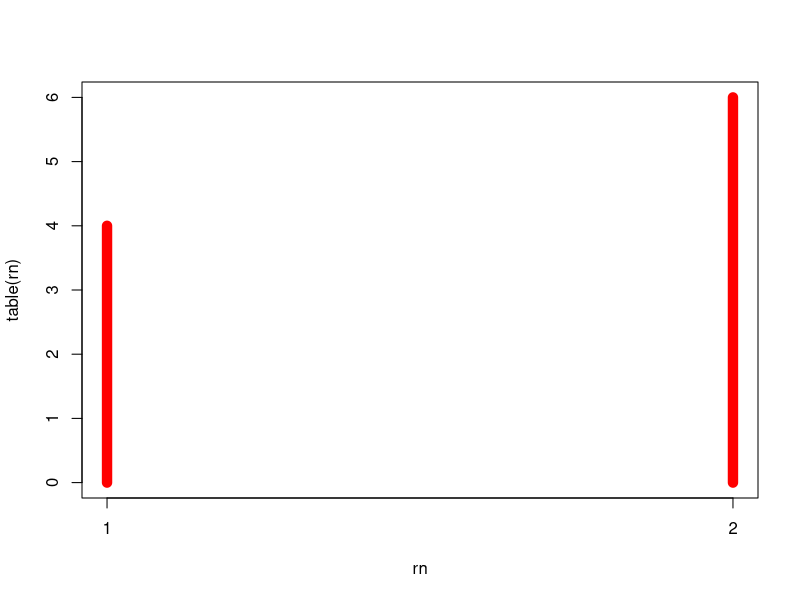
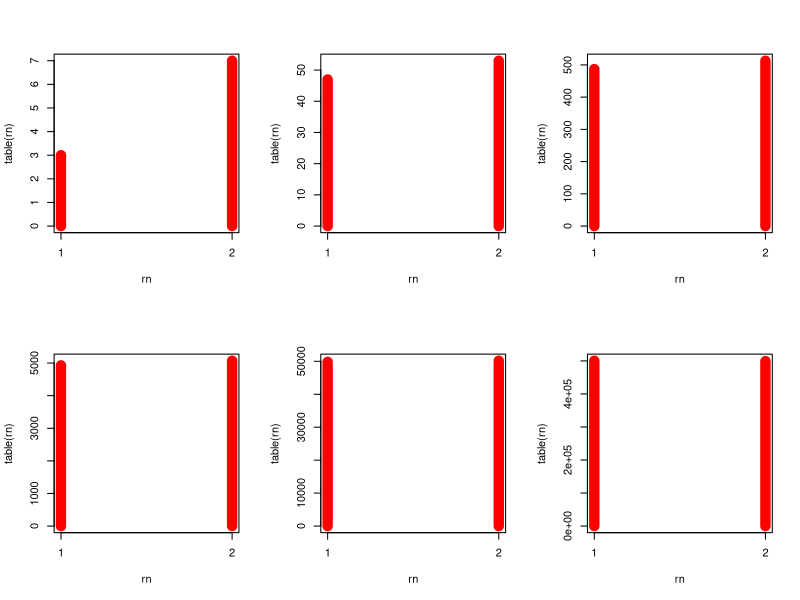
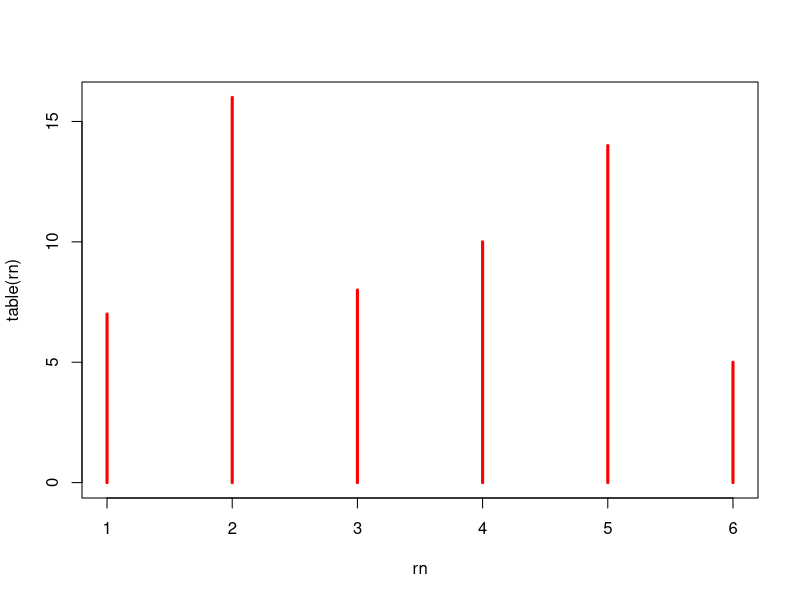
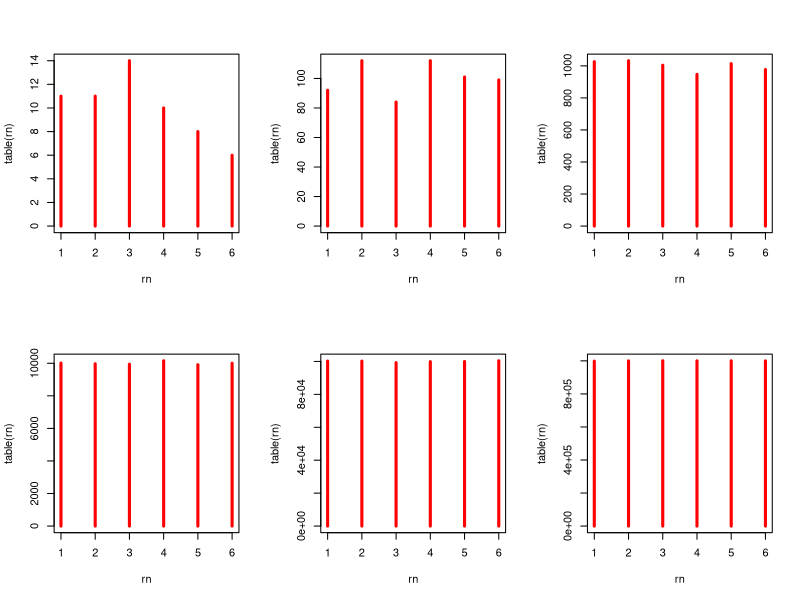
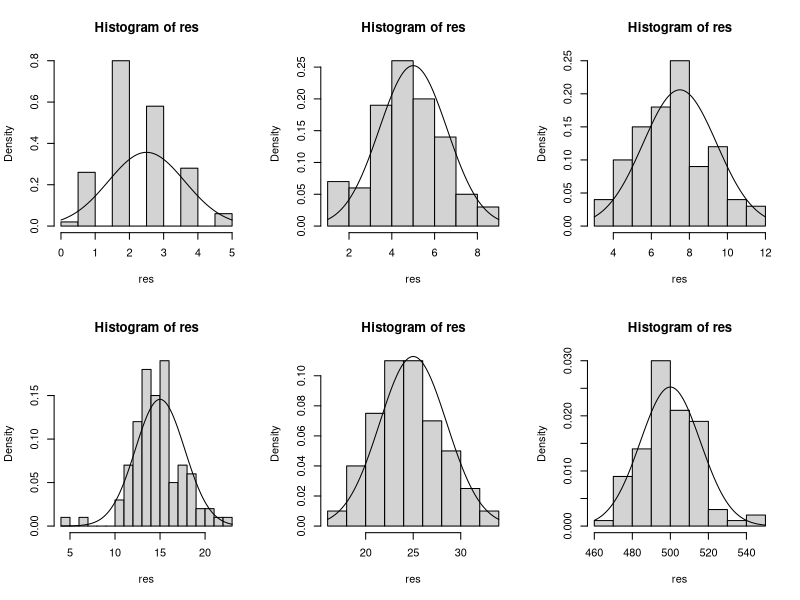
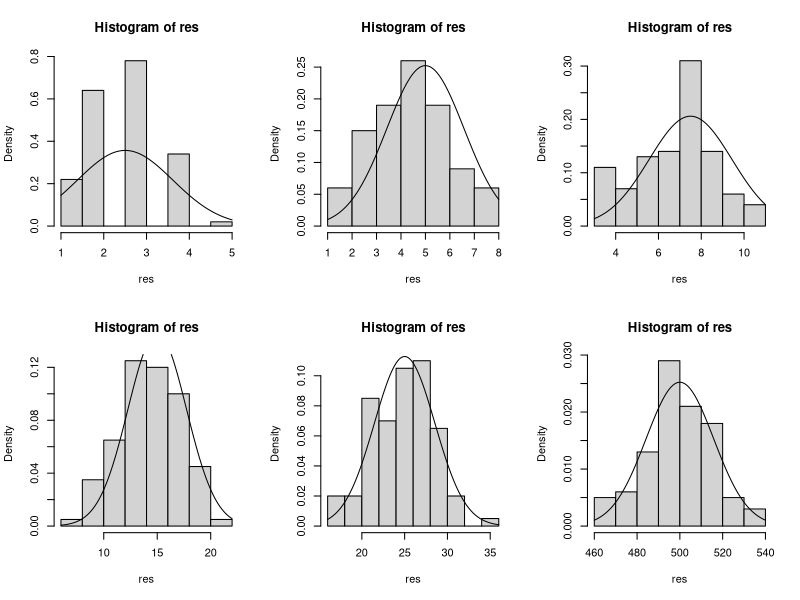
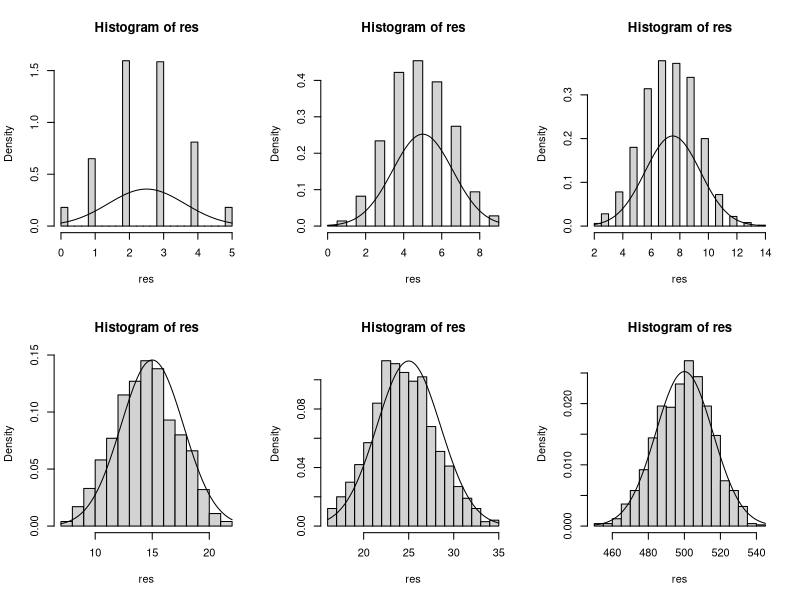
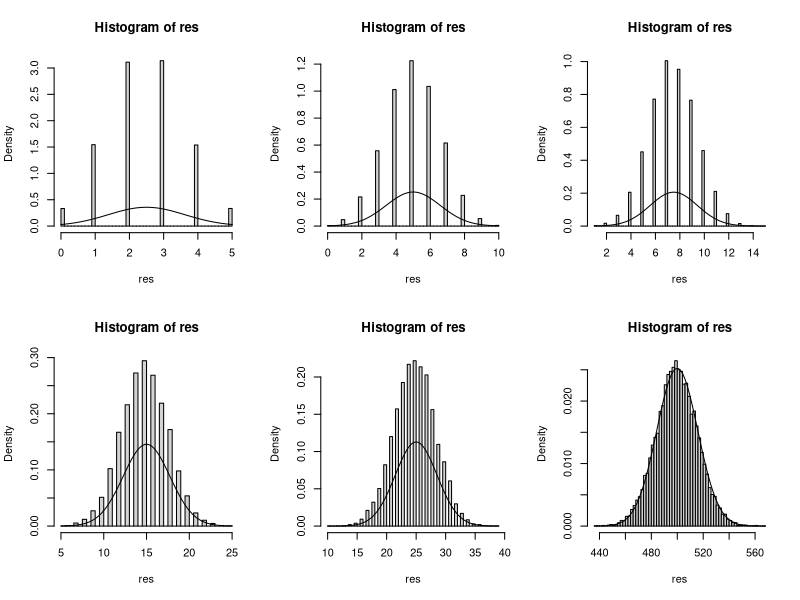

R code for these plots, in order:
# 모의실험
# 동전 던지기
n = 10
rn = rep(0, n); zrn = rep(0, n)
x = runif(n, min = 0, max = 1)

for (i in 1:n) {
if (x[i] < 1 / 2) rn[i] = 1
else rn[i] = 2
}

zrn = rn < 2
sum(zrn)
p = sum(zrn) / n; p

plot(table(rn), type = 'h', col = 'red', lwd = 10)


# 실습1
par(mfrow = c(2, 3))

for (j in 10^(1:6)) {
n = j
rn = rep(0, n); zrn = rep(0, n)
x = runif(n, min = 0, max = 1)

for (i in 1:n) {
if (x[i] < 1 / 2) rn[i] = 1
else rn[i] = 2
}

zrn = rn < 2; cat('sum =', sum(zrn), '\n')
p = sum(zrn) / n; cat('p =', p, '\n\n')

plot(table(rn), type = 'h', col = 'red', lwd = 10)
}

par(mfrow = c(1, 1))


# 주사위 던지기
n = 60
rn = rep(0, n); zrn = rep(0, n)
x = runif(n, min = 0, max = 1)

for (i in 1:n) {
if (x[i] < 1 / 6) rn[i] = 1
else if (x[i] < 2 / 6) rn[i] = 2
else if (x[i] < 3 / 6) rn[i] = 3
else if (x[i] < 4 / 6) rn[i] = 4
else if (x[i] < 5 / 6) rn[i] = 5
else rn[i] = 6
}

zrn = rn < 2; sum(zrn)
p = sum(zrn) / n; p

plot(table(rn), type = 'h', col = 'red', lwd = 3)


# 실습2
par(mfrow = c(2, 3))

for (j in 6 * 10^(1:6)) {
n = j
rn = rep(0, n); zrn = rep(0, n)
x = runif(n, min = 0, max = 1)

for (i in 1:n) {
if (x[i] < 1 / 6) rn[i] = 1
else if (x[i] < 2 / 6) rn[i] = 2
else if (x[i] < 3 / 6) rn[i] = 3
else if (x[i] < 4 / 6) rn[i] = 4
else if (x[i] < 5 / 6) rn[i] = 5
else rn[i] = 6
}

zrn = rn < 2; cat('sum =', sum(zrn), '\n')
p = sum(zrn) / n; cat('p =', p, '\n\n')

plot(table(rn), type = 'h', col = 'red', lwd = 3)
}


# 이항분포의 정규근사
n = 100; p = .5
bn = c(5, 10, 15, 30, 50, 1000)

par(mfrow = c(2, 3))

for (i in 1:6) {
res = rbinom(n, bn[i], p)
hist(res, breaks = 'fd', prob = T)
curve(dnorm(x, bn[i] * p, sqrt(bn[i] * p * (1 - p))), add = T)
}


# 실습4
n = 100; p = .5
par(mfrow = c(2, 3))
bn = c(5, 10, 15, 30, 50, 1000)

for (i in 1:6) {
res = rbinom(n, bn[i], p)
hist(res, breaks = 'fd', prob = T)
curve(dnorm(x, bn[i] * p, sqrt(bn[i] * p * (1 - p))), add = T)
}

n = 1000; p = .5
par(mfrow = c(2, 3))
bn = c(5, 10, 15, 30, 50, 1000)

for (i in 1:6) {
res = rbinom(n, bn[i], p)
hist(res, breaks = 'fd', prob = T)
curve(dnorm(x, bn[i] * p, sqrt(bn[i] * p * (1 - p))), add = T)
}

n = 10000; p = .5
par(mfrow = c(2, 3))
bn = c(5, 10, 15, 30, 50, 1000)

for (i in 1:6) {
res = rbinom(n, bn[i], p)
hist(res, breaks = 'fd', prob = T)
curve(dnorm(x, bn[i] * p, sqrt(bn[i] * p * (1 - p))), add = T)
}

n = 100000; p = .5
par(mfrow = c(2, 3))
bn = c(5, 10, 15, 30, 50, 1000)

for (i in 1:6) {
res = rbinom(n, bn[i], p)
hist(res, breaks = 'fd', prob = T)
curve(dnorm(x, bn[i] * p, sqrt(bn[i] * p * (1 - p))), add = T)
}

n = 1000000; p = .5
par(mfrow = c(2, 3))
bn = c(5, 10, 15, 30, 50, 1000)

for (i in 1:6) {
res = rbinom(n, bn[i], p)
hist(res, breaks = 'fd', prob = T)
curve(dnorm(x, bn[i] * p, sqrt(bn[i] * p * (1 - p))), add = T)
}


# 포아송분포의 정규근사
n = 100
lam = c(.5, 1, 10, 100, 1000, 5000)

for (i in 1:6) {
res = rpois(n, lam[i])
hist(res, prob = T)
curve(dnorm(x, lam[i], sqrt(lam[i])), add = T)
}


# 실습4
n = 100
lam = c(.5, 1, 10, 100, 1000, 5000)

for (i in 1:6) {
res = rpois(n, lam[i])
hist(res, prob = T)
curve(dnorm(x, lam[i], sqrt(lam[i])), add = T)
}

n = 1000
lam = c(.5, 1, 10, 100, 1000, 5000)

for (i in 1:6) {
res = rpois(n, lam[i])
hist(res, prob = T)
curve(dnorm(x, lam[i], sqrt(lam[i])), add = T)
}

n = 10000
lam = c(.5, 1, 10, 100, 1000, 5000)

for (i in 1:6) {
res = rpois(n, lam[i])
hist(res, prob = T)
curve(dnorm(x, lam[i], sqrt(lam[i])), add = T)
}

n = 100000
lam = c(.5, 1, 10, 100, 1000, 5000)

for (i in 1:6) {
res = rpois(n, lam[i])
hist(res, prob = T)
curve(dnorm(x, lam[i], sqrt(lam[i])), add = T)
}

n = 1000000
lam = c(.5, 1, 10, 100, 1000, 5000)

for (i in 1:6) {
res = rpois(n, lam[i])
hist(res, prob = T)
curve(dnorm(x, lam[i], sqrt(lam[i])), add = T)
}

par(mfrow = c(1, 1))


# 이하 시험에 안 나옴
# 카이제곱분포
n = 100
rx = rnorm(n, 0, 1)
y = rx^2

hist(y, breaks = 'fd', ylim = c(0, 1), prob = T)
x = seq(0, 5, by = .01)
lines(x, dchisq(x, 1))


# 실습5
par(mfrow = c(2, 3))

for (i in 10^(2:7)) {
n = i
rx = rnorm(n, 0, 1)
y = rx^2

hist(y, breaks = 'fd', ylim = c(0, 1), prob = T)
x = seq(0, 5, by = .01)
lines(x, dchisq(x, 1))
}

par(mfrow = c(1, 1))


# t분포
n = 100
x = seq(-3, 3, by = .01)
rz = rnorm(n, mean = 0, sd = 1)
rv = rchisq(n, df = 5)
t = rz / sqrt(rv / 5)

hist(t, breaks = 'fd', xlim = c(-3, 3), ylim = c(0, .5), prob = T)
lines(x, dt(x, 5))


# 실습6
par(mfrow = c(2, 3))

for (i in 10^(2:7)) {
n = i
x = seq(-3, 3, by = .01)
rz = rnorm(n, mean = 0, sd = 1)
rv = rchisq(n, df = 5)
t = rz / sqrt(rv / 5)

hist(t, breaks = 'fd', xlim = c(-3, 3), ylim = c(0, .5), prob = T)
lines(x, dt(x, 5))
}

par(mfrow = c(1, 1))


# 일양분포에서 변수변환
n = 100
x = seq(0, 10, by = .01)
rx = runif(n, min = 0, max = 1)
y = -log(rx)

hist(y, breaks = 'fd', ylim = c(0, 1), prob = T)
lines(x, dexp(x, 1))


# 실습7
par(mfrow = c(2, 3))

for (i in 10^(2:7)) {
n = i
x = seq(0, 10, by = .01)
rx = runif(n, min = 0, max = 1)
y = -log(rx)

hist(y, breaks = 'fd', ylim = c(0, 1), prob = T)
lines(x, dexp(x, 1))
}

par(mfrow = c(1, 1))